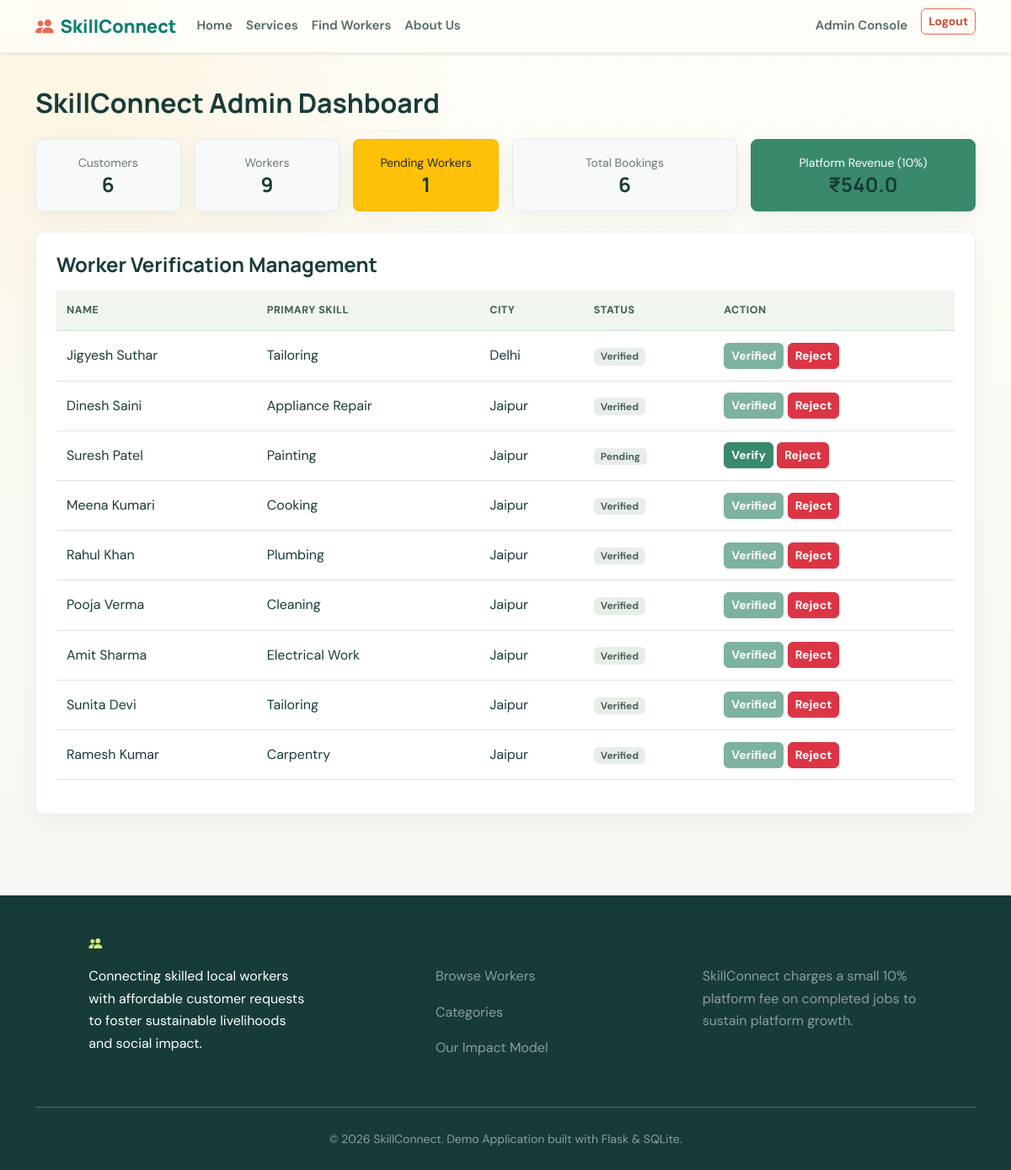
Screenshot of /admin (signed in) with the database file from the repository.
### tables this page shows
CREATE TABLE workers (
        id INTEGER PRIMARY KEY AUTOINCREMENT,
        user_id INTEGER UNIQUE NOT NULL,
        primary_skill TEXT NOT NULL,
        additional_skills TEXT,
        experience_years INTEGER DEFAULT 0,
        about TEXT,
        price_per_hour REAL DEFAULT 0.0,
        working_hours TEXT,
        verification_status TEXT DEFAULT 'Pending' CHECK(verification_status IN ('Pending', 'Verified', 'Rejected')),
        rating REAL DEFAULT 0.0,
        completed_jobs INTEGER DEFAULT 0,
        FOREIGN KEY (user_id) REFERENCES users (id) ON DELETE CASCADE
    );

CREATE TABLE users (
        id INTEGER PRIMARY KEY AUTOINCREMENT,
        name TEXT NOT NULL,
        email TEXT UNIQUE NOT NULL,
        phone TEXT NOT NULL,
        password_hash TEXT NOT NULL,
        role TEXT NOT NULL CHECK(role IN ('customer', 'worker', 'admin')),
        city TEXT,
        area TEXT,
        address TEXT,
        created_at DATETIME DEFAULT CURRENT_TIMESTAMP
    );

### backend/app.py (the view)
@app.route('/admin')
@role_required('admin')
def admin_dashboard():
    db = get_db()
    stats = {
        'total_customers': db.execute("SELECT COUNT(*) FROM users WHERE role='customer'").fetchone()[0],
        'total_workers': db.execute("SELECT COUNT(*) FROM workers").fetchone()[0],
        'pending_workers': db.execute("SELECT COUNT(*) FROM workers WHERE verification_status='Pending'").fetchone()[0],
        'total_bookings': db.execute("SELECT COUNT(*) FROM bookings").fetchone()[0],
        'completed_bookings': db.execute("SELECT COUNT(*) FROM bookings WHERE status='COMPLETED'").fetchone()[0],
        'total_commission': db.execute("SELECT COALESCE(SUM(commission), 0) FROM bookings WHERE status='COMPLETED'").fetchone()[0]
    }
    workers_list = db.execute('''
        SELECT w.*, u.name, u.email, u.phone, u.city
        FROM workers w
        JOIN users u ON w.user_id = u.id
        ORDER BY w.id DESC
    ''').fetchall()
    bookings = db.execute('''
        SELECT b.*, u_cust.name as customer_name, u_work.name as worker_name
        FROM bookings b
        JOIN users u_cust ON b.customer_id = u_cust.id
        JOIN workers w ON b.worker_id = w.id
        JOIN users u_work ON w.user_id = u_work.id
        ORDER BY b.created_at DESC LIMIT 10
    ''').fetchall()
    return render_template('admin_dashboard.html', stats=stats, workers=workers_list, bookings=bookings)

### backend/app.py (called while the page is built)
def get_db():
    if 'db' not in g:
        g.db = sqlite3.connect(DATABASE)
        g.db.row_factory = sqlite3.Row
    return g.db

def role_required(role):
    def decorator(f):
        @wraps(f)
        def decorated_function(*args, **kwargs):
            if 'user_id' not in session:
                flash('Please log in first.', 'warning')
                return redirect(url_for('login'))
            if session.get('role') != role and session.get('role') != 'admin':
                flash('Unauthorized access.', 'danger')
                return redirect(url_for('index'))
            return f(*args, **kwargs)
        return decorated_function
    return decorator

@app.before_request
def load_logged_in_user():
    user_id = session.get('user_id')
    if user_id is None:
        g.user = None
        g.notifications = []
    else:
        db = get_db()
        g.user = db.execute('SELECT * FROM users WHERE id = ?', (user_id,)).fetchone()
        g.notifications = db.execute(
            'SELECT * FROM notifications WHERE user_id = ? ORDER BY created_at DESC LIMIT 5',
            (user_id,)
        ).fetchall()

### frontend/templates/admin_dashboard.html
{% extends 'base.html' %}
{% block content %}
<div class="container">
  <h2 class="fw-bold mb-4">SkillConnect Admin Dashboard</h2>
  <div class="row g-3 mb-4 text-center">
    <div class="col-md-2">
      <div class="card p-3 bg-light">
        <small class="text-muted">Customers</small>
        <h4 class="fw-bold mb-0">{{ stats.total_customers }}</h4>
      </div>
    </div>
    <div class="col-md-2">
      <div class="card p-3 bg-light">
        <small class="text-muted">Workers</small>
        <h4 class="fw-bold mb-0">{{ stats.total_workers }}</h4>
      </div>
    </div>
    <div class="col-md-2">
      <div class="card p-3 bg-warning text-dark">
        <small>Pending Workers</small>
        <h4 class="fw-bold mb-0">{{ stats.pending_workers }}</h4>
      </div>
    </div>
    <div class="col-md-3">
      <div class="card p-3 bg-light">
        <small class="text-muted">Total Bookings</small>
        <h4 class="fw-bold mb-0">{{ stats.total_bookings }}</h4>
      </div>
    </div>
    <div class="col-md-3">
      <div class="card p-3 bg-success text-white">
        <small>Platform Revenue (10%)</small>
        <h4 class="fw-bold mb-0">₹{{ stats.total_commission }}</h4>
      </div>
    </div>
  </div>
  <div class="card p-4 mb-4">
    <h4 class="fw-bold mb-3">Worker Verification Management</h4>
    <div class="table-responsive">
      <table class="table align-middle">
        <thead>
          <tr>
            <th>Name</th>
            <th>Primary Skill</th>
            <th>City</th>
            <th>Status</th>
            <th>Action</th>
          </tr>
        </thead>
        <tbody>
          {% for w in workers %}
          <tr>
            <td>{{ w.name }}</td>
            <td>{{ w.primary_skill }}</td>
            <td>{{ w.city }}</td>
            <td><span class="badge bg-secondary">{{ w.verification_status }}</span></td>
            <td>
              <form method="POST" action="{{ url_for('admin_update_worker_status', worker_id=w.id, status='Verified') }}" class="d-inline">
                <button class="btn btn-sm btn-success" {% if w.verification_status == 'Verified' %}disabled{% endif %}>
                  {{ 'Verified' if w.verification_status == 'Verified' else 'Verify' }}
                </button>
              </form>
              <form method="POST" action="{{ url_for('admin_update_worker_status', worker_id=w.id, status='Rejected') }}" class="d-inline">
                <button class="btn btn-sm btn-danger" {% if w.verification_status == 'Rejected' %}disabled{% endif %}>
                  {{ 'Rejected' if w.verification_status == 'Rejected' else 'Reject' }}
                </button>
              </form>
            </td>
          </tr>
          {% endfor %}
        </tbody>
      </table>
    </div>
  </div>
</div>
{% endblock %}

### frontend/static/css/style.css (style rules this page uses)
:root { --primary: #087f73; --primary-dark: #075c55; --secondary: #e66b52; --accent: #f0bd45; --lime: #d5e979; --ink: #193b38; --muted: #687a74; --paper: #fffdf7; --line: #e2e9df; --dark: #193b38; --light: #f4f7ef; }
html { scroll-behavior: smooth; }
body { min-height: 100vh; color: var(--ink); background: radial-gradient(ellipse at 8% 8%, rgba(240, 189, 69, 0.11), transparent 28rem), linear-gradient(180deg, #fffdf7 0%, #f3f7f2 100%); font-family: 'DM Sans', 'Segoe UI', sans-serif; line-height: 1.65; }
h1, h2, h3, h4, h5, h6, .navbar-brand { color: var(--ink); font-family: 'Manrope', 'DM Sans', sans-serif; letter-spacing: 0; }
.btn { border-radius: 6px; font-weight: 700; transition: transform 160ms ease, box-shadow 160ms ease, background-color 160ms ease; }
.btn-success, .bg-success { border-color: #39896b !important; background-color: #39896b !important; color: #fff !important; }
.card { overflow: hidden; border: 1px solid rgba(25, 59, 56, 0.08); border-radius: 8px; background-color: rgba(255, 255, 255, 0.94); box-shadow: 0 8px 24px rgba(26, 62, 54, 0.055); transition: transform 180ms ease, box-shadow 180ms ease, border-color 180ms ease; }
.card .card-title, .card h3, .card h4, .card h5 { color: var(--ink); }
.table { --bs-table-color: var(--ink); --bs-table-hover-bg: #f3f8f2; vertical-align: middle; }
.table thead th { border-bottom-color: #cfded3; background: #f0f6ee; color: #426157; font-size: 0.78rem; font-weight: 800; letter-spacing: 0.04em; text-transform: uppercase; }
.table > :not(caption) > * > * { padding: 0.85rem 0.75rem; }
.badge.bg-secondary { background-color: #e7eee8 !important; color: #4b6259 !important; }
.text-muted { color: var(--muted) !important; }

### rows the page displays
workers: name "Jigyesh Suthar", primary_skill "Tailoring", city "Delhi", verification_status "Verified", verification_status "Reject"
workers: name "Dinesh Saini", primary_skill "Appliance Repair", city "Jaipur", verification_status "Verified", verification_status "Reject"
workers: name "Suresh Patel", primary_skill "Painting", city "Jaipur", verification_status "Pending", verification_status "Verify", verification_status "Reject"
workers: name "Meena Kumari", primary_skill "Cooking", city "Jaipur", verification_status "Verified", verification_status "Reject"
workers: name "Rahul Khan", primary_skill "Plumbing", city "Jaipur", verification_status "Verified", verification_status "Reject"
workers: name "Pooja Verma", primary_skill "Cleaning", city "Jaipur", verification_status "Verified", verification_status "Reject"
workers: name "Amit Sharma", primary_skill "Electrical Work", city "Jaipur", verification_status "Verified", verification_status "Reject"
workers: name "Sunita Devi", primary_skill "Tailoring", city "Jaipur", verification_status "Verified", verification_status "Reject"
workers: name "Ramesh Kumar", primary_skill "Carpentry", city "Jaipur", verification_status "Verified", verification_status "Reject"

### other values shown
{{ stats.total_customers }} "6"
{{ stats.total_workers }} "9"
{{ stats.pending_workers }} "1"
{{ stats.total_bookings }} "6"
{{ stats.total_commission }} "540.0"
